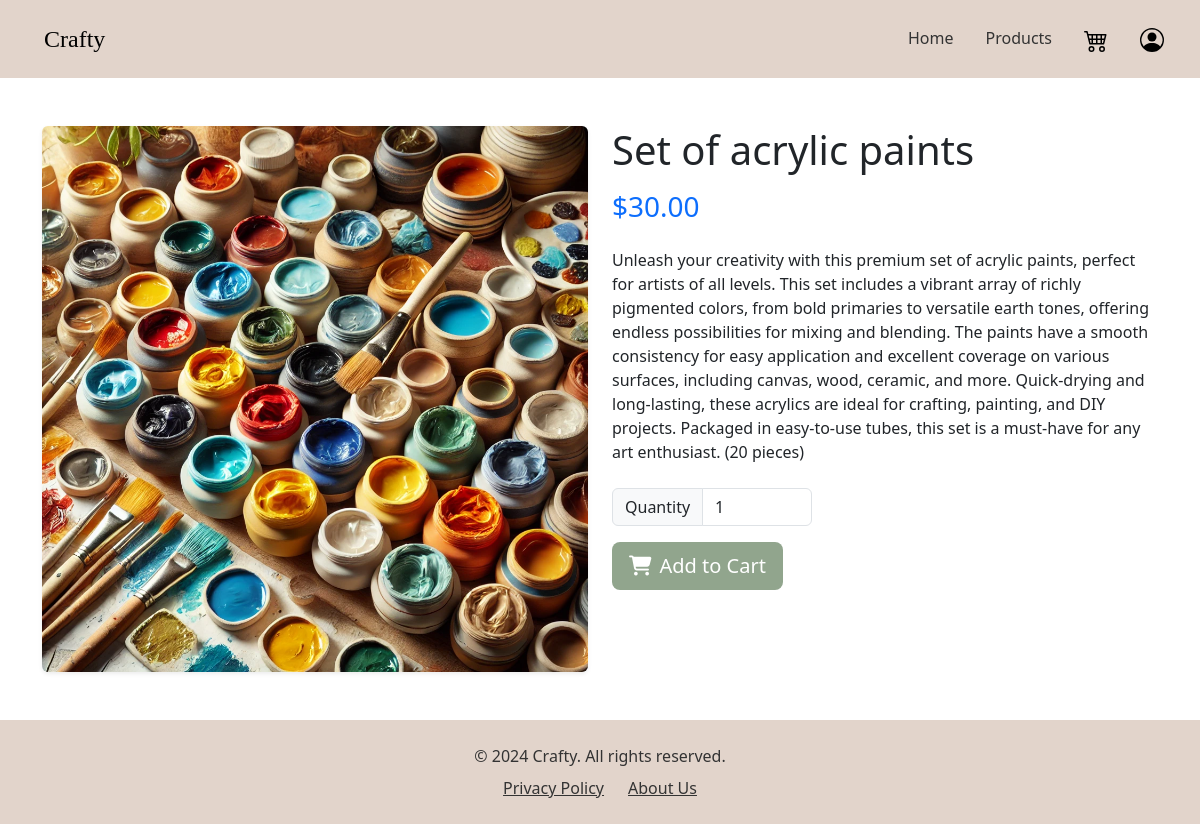
The page /shopping_cart/4/ on the database its author committed.
### products/models.py (models this page shows, shortened)
class Item(models.Model):
    name = models.CharField(max_length=255)
    description = models.TextField(blank=True, null=True)
    price = models.DecimalField(max_digits=10, decimal_places=2)
    category = models.ForeignKey(Category, on_delete=models.CASCADE)
    subcategory = models.ForeignKey(SubCategory, on_delete=models.CASCADE, related_name='items', null=True, blank=True)
    image = models.ImageField(upload_to='item_images/', blank=True, null=True)

### products/views.py (the view)
# urls.py: path('<int:product_id>/', views.product_detail, name='product_detail'),
def product_detail(request, product_id):
    item = get_object_or_404(Item, id=product_id)
    context = {
        'product': item
    }
    return render(request, 'products/product_detail.html', context)

### products/templates/products/product_detail.html (shortened to what this page needs)
{% extends 'products/index.html' %}
{% load static %}
{% block content %}
{% include 'home/navbar.html' %}
<div class="container my-5">
    <div class="row">
        <div class="col-md-6">
            {% if product.image %}
                <img src="{{ product.image.url }}" class="img-fluid rounded shadow-sm" alt="{{ product.name }}">
            {% endif %}
        </div>
        <div class="col-md-6">
            <h1 class="mb-3">{{ product.name }}</h1>
            <p class="h3 text-primary mb-4">${{ product.price }}</p>
            <p class="mb-4">{{ product.description }}</p>
            <form action="{% url 'add_to_cart' product.id %}" method="POST" class="mb-4">
                <div class="input-group mb-3" style="max-width: 200px;">
                    <span class="input-group-text">Quantity</span>
                    <input type="number" name="quantity" class="form-control" value="1" min="1" max="10">
                </div>
                <button type="submit" class="btn btn-lg" style="background-color: #a5a58d; color: #ffffff;">
                    <i class="fas fa-shopping-cart me-2"></i>Add to Cart
                </button>
            </form>
        </div>
    </div>
</div>
{% endblock %}

### home/static/home/styles.css (style rules this page uses)
button:not(.navbar button):not(.search-button):not(.btn-danger), .btn:not(.navbar .btn):not(.search-button):not(.cart_button):not(.btn-danger) { background-color: #91a58d !important; color: #ffffff !important; transition: all 0.3s ease; }

### rows shown on the page
Item: image (picture), name "Set of acrylic paints", price "30.00", description "Unleash your creativity with this premium set of acrylic paints, perfect for artists of all levels. This set includes a vibrant array of richly pigmented colors, from bold primaries to versatile earth tones, offering endless possibilities for mixing and blending. The paints have a smooth consistency for easy application and excellent coverage on various surfaces, including canvas, wood, ceramic, and more. Quick-drying and long-lasting, these acrylics are ideal for crafting, painting, and DIY projects. Packaged in easy-to-use tubes, this set is a must-have for any art enthusiast. (20 pieces)"
